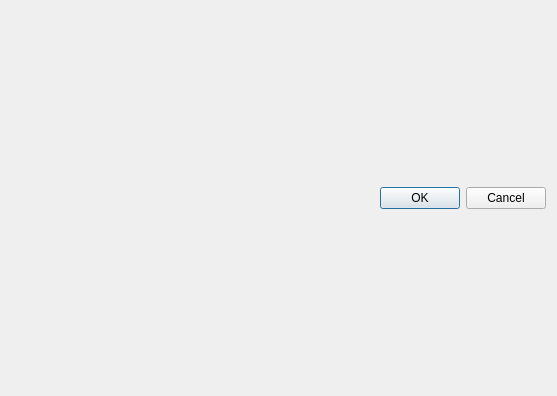
<?xml version="1.0" encoding="UTF-8"?>
<ui version="4.0">
 <class>FavoriteEditDialog</class>
 <widget class="QDialog" name="FavoriteEditDialog">
  <property name="geometry">
   <rect>
    <x>0</x>
    <y>0</y>
    <width>557</width>
    <height>396</height>
   </rect>
  </property>
  <property name="windowTitle">
   <string>お気に入りの整理</string>
  </property>
  <layout class="QVBoxLayout" name="verticalLayout">
   <item>
    <widget class="QDialogButtonBox" name="buttonBox">
     <property name="orientation">
      <enum>Qt::Horizontal</enum>
     </property>
     <property name="standardButtons">
      <set>QDialogButtonBox::Cancel|QDialogButtonBox::Ok</set>
     </property>
    </widget>
   </item>
  </layout>
 </widget>
 <resources/>
 <connections>
  <connection>
   <sender>buttonBox</sender>
   <signal>accepted()</signal>
   <receiver>FavoriteEditDialog</receiver>
   <slot>accept()</slot>
   <hints>
    <hint type="sourcelabel">
     <x>248</x>
     <y>254</y>
    </hint>
    <hint type="destinationlabel">
     <x>157</x>
     <y>274</y>
    </hint>
   </hints>
  </connection>
  <connection>
   <sender>buttonBox</sender>
   <signal>rejected()</signal>
   <receiver>FavoriteEditDialog</receiver>
   <slot>reject()</slot>
   <hints>
    <hint type="sourcelabel">
     <x>316</x>
     <y>260</y>
    </hint>
    <hint type="destinationlabel">
     <x>286</x>
     <y>274</y>
    </hint>
   </hints>
  </connection>
 </connections>
</ui>
